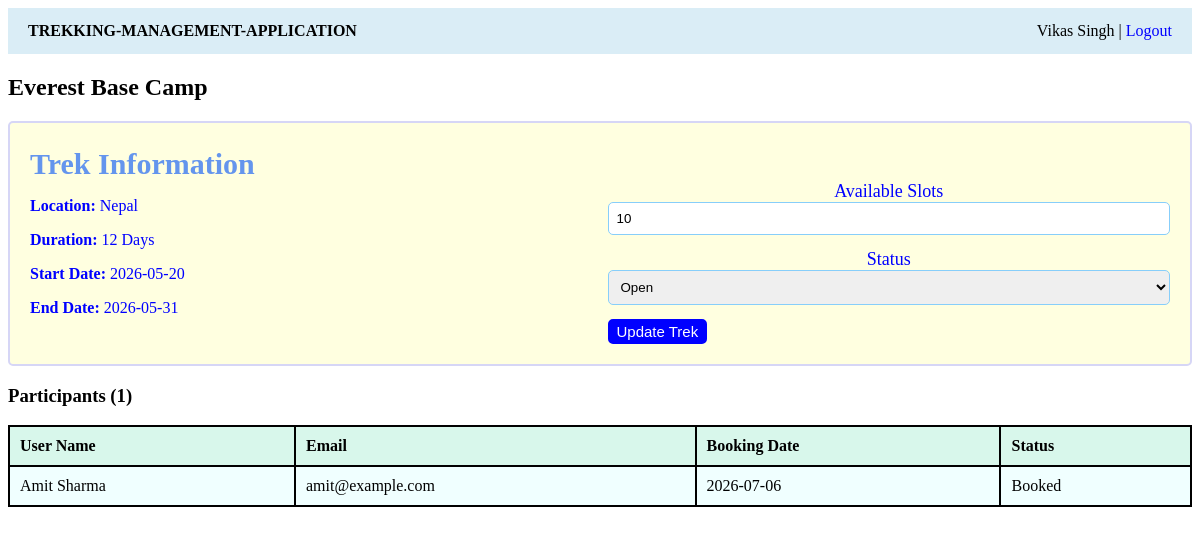
The page /staff/trek/1 (signed in) on the database its author committed.
### application/models.py (models this page shows)
class Trek(db.Model):
    __tablename__ = "treks"
    id = db.Column(db.Integer, primary_key = True)
    name = db.Column(db.String(100), nullable = False)
    location = db.Column(db.String(100), nullable = False)
    difficulty = db.Column(db.String(50), nullable = False)
    duration = db.Column(db.Integer, nullable = False)
    available_slots = db.Column(db.Integer, nullable = False)
    assigned_staff_id = db.Column(db.Integer, db.ForeignKey("users.id"))
    status = db.Column(db.String(30), default="open")
    start_date = db.Column(db.String(20))
    end_date = db.Column(db.String(20))
    description = db.Column(db.Text)
    image = db.Column(db.String(200))
    bookings = db.relationship('Booking', backref = 'Trek', lazy = True)

class User(db.Model):
    __tablename__ = "users"
    id = db.Column(db.Integer, primary_key=True)
    name = db.Column(db.String(100), nullable=False)
    email = db.Column(db.String(100), unique = True, nullable=False)
    password = db.Column(db.String(40), nullable=False)
    role = db.Column(db.String(100), nullable=False)
    contact = db.Column(db.String(20))
    approved= db.Column(db.Boolean, default=True)
    blacklisted=db.Column(db.Boolean, default=False)
    bookings = db.relationship('Booking', backref = 'user', lazy = True)
    assigned_treks = db.relationship('Trek', backref = 'user', lazy = True)

class Booking(db.Model):
    __name__ = "bookings"
    id = db.Column(db.Integer, primary_key = True)
    user_id = db.Column(db.Integer, db.ForeignKey("users.id"), nullable = False)
    trek_id = db.Column(db.Integer, db.ForeignKey("treks.id"), nullable=False)
    booking_date = db.Column(db.String(20), nullable = False)
    status = db.Column(db.String(50), default = "Booked")
    payment_status = db.Column(db.String(30), default = "Paid")

### application/controllers.py (the view, shortened to what this page needs)
@app.route("/staff/trek/<int:trek_id>",methods=["GET","POST"])
def staff_trek(trek_id):
    if session.get("role") != "staff":
        return redirect("/login")
    trek = Trek.query.get_or_404(trek_id)
    if trek.assigned_staff_id != session.get("user_id"):
        return redirect("/staff")
    participant_rows = []
    bookings = Booking.query.filter_by(trek_id=trek.id).all()
    for booking in bookings:
        user = User.query.get(booking.user_id)
        participant_rows.append({
            "user_name":user.name,
            "email":user.email,
            "booking_date":booking.booking_date,
            "status":booking.status,
        })
    return render_template("staff_trek.html", trek=trek, participants=participant_rows)

### templates/staff_trek.html
{% extends "base.html" %}
{% block public_content %}
<h2>{{ trek.name }}</h2>
<div class="card">
    <h3>Trek Information</h3>
    <form method="post">
        <div class="form-grid">
            <div>
                <p><b>Location: </b>{{ trek.location }}</p>
                <p><b>Duration: </b>{{ trek.duration }} Days</p>
                <p><b>Start Date: </b>{{ trek.start_date }}</p>
                <p><b>End Date: </b>{{ trek.end_date }}</p>
            </div>
            <div>
                <div class="field"><label>Available Slots</label><input name="available_slots" type="number" value="{{ trek.available_slots }}"></div>
                <div class="field"><label>Status</label>
                <select name="status">
                    {% for s in ['Open','Closed','Started','Ongoing','Completed'] %}
                    <option value="{{ s }}" {% if trek.status==s %}selected{% endif %}>{{ s }}</option>
                    {% endfor %}
                </select>
            </div>
            <button>Update Trek</button>
            </div>
        </div>
    </form>
</div>
<h3>Participants ({{ participants|length }})</h3>
<table>
    <tr><th>User Name</th><th>Email</th><th>Booking Date</th><th>Status</th></tr>
    {% for p in participants %}
    <tr><td>{{ p.user_name }}</td><td>{{ p.email }}</td><td>{{ p.booking_date }}</td><td>{{ p.status }}</td></tr>
    {% endfor %}
</table>
{% endblock %}

### static/style.css (style rules this page uses)
.field { margin-bottom: 14px; text-align: center; font-size: large; }
button, .btn { display:inline-block; border: solid blue; background: blue; color: white; border-radius: 5px; cursor: pointer; font-size: 15px; }
input, select, textarea { width: 100%; padding: 8px; border: 1px solid lightskyblue; border-radius: 5px; box-sizing: border-box; }
table { width: 100%; border-collapse: collapse; background: azure; }
th, td { border: 2px solid; padding: 10px; text-align: left; }
th { background-color:rgb(216, 247, 235) ; }
.card { border: 2px solid rgb(214, 214, 246); background: lightyellow; padding: 20px; border-radius: 5px; color: blue;font: bolder; }
.card h3 { margin: 4px 0 0; font-size: 30px; color: cornflowerblue; }
.form-grid { display: grid; grid-template-columns: 1fr 1fr; gap: 15px; }

### rows shown on the page
Trek: name "Everest Base Camp", location "Nepal", duration "12", start_date "2026-05-20", end_date "2026-05-31", available_slots "10", status "Open"
User: user_name "Amit Sharma", email "amit@example.com"
Booking: booking_date "2026-07-06", status "Booked"

### other values the page prints
{{ session.get('name') }} "Vikas Singh"
{{ participants|length }} "1"
